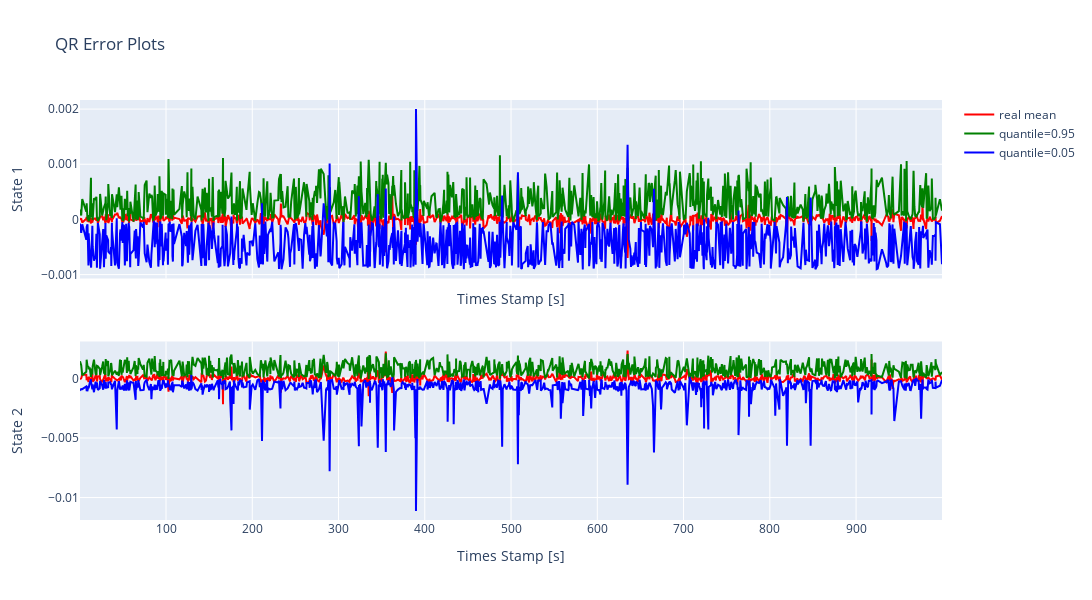

Write notebook code for a chart like this one.
### Markdown cell above
This section visualises the quantile regression on the calibration data which the regressors has yet not seen.

### Code cell
dm.cqr_plot_qr_error()

### Figure 1 — Plotly figure (JSON) as saved in the notebook; plotly's stock layout.template omitted (floating-point values rounded to 4 significant figures; data arrays with more than 128 entries replaced by an {"elided": "..."} marker saying what was removed)
{"data": [{"line": {"color": "red"}, "mode": "lines", "name": "real mean", "showlegend": true, "type": "scatter", "x": {"elided": "1000 float values"}, "xaxis": "x", "y": {"elided": "1000 float values"}, "yaxis": "y"}, {"line": {"color": "green"}, "mode": "lines", "name": "quantile=0.95", "showlegend": true, "type": "scatter", "x": {"elided": "1000 float values"}, "xaxis": "x", "y": {"elided": "1000 float values"}, "yaxis": "y"}, {"line": {"color": "blue"}, "mode": "lines", "name": "quantile=0.05", "showlegend": true, "type": "scatter", "x": {"elided": "1000 float values"}, "xaxis": "x", "y": {"elided": "1000 float values"}, "yaxis": "y"}, {"line": {"color": "red"}, "mode": "lines", "name": "real mean", "showlegend": false, "type": "scatter", "x": {"elided": "1000 float values"}, "xaxis": "x2", "y": {"elided": "1000 float values"}, "yaxis": "y2"}, {"line": {"color": "green"}, "mode": "lines", "name": "quantile=0.95", "showlegend": false, "type": "scatter", "x": {"elided": "1000 float values"}, "xaxis": "x2", "y": {"elided": "1000 float values"}, "yaxis": "y2"}, {"line": {"color": "blue"}, "mode": "lines", "name": "quantile=0.05", "showlegend": false, "type": "scatter", "x": {"elided": "1000 float values"}, "xaxis": "x2", "y": {"elided": "1000 float values"}, "yaxis": "y2"}], "layout": {"height": 600, "showlegend": true, "title": {"text": "QR Error Plots"}, "width": 1800, "xaxis": {"anchor": "y", "domain": [0, 1], "matches": "x2", "showticklabels": false, "title": {"text": "Times Stamp [s]"}}, "xaxis2": {"anchor": "y2", "domain": [0, 1], "title": {"text": "Times Stamp [s]"}}, "yaxis": {"anchor": "x", "domain": [0.575, 1], "title": {"text": " State 1"}}, "yaxis2": {"anchor": "x2", "domain": [0, 0.425], "title": {"text": " State 2"}}}}
